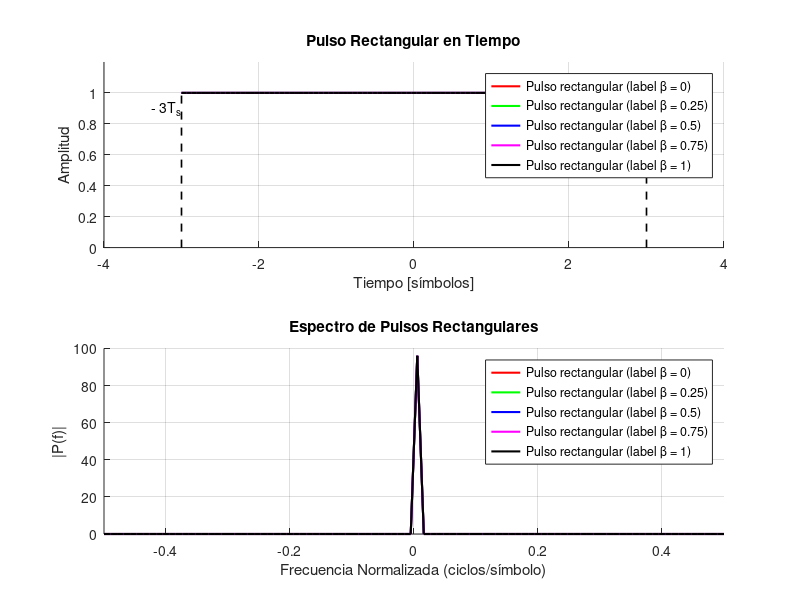

Recreate this plot in MATLAB.
%% Comparación de Pulsos Rectangulares - Tiempo y Frecuencia
clc; clear; close all;

%% 1. Parámetros
Ts = 1;           % Duración del símbolo
L  = 16;          % Muestras por símbolo
span = 6;         % Número de símbolos que abarca el pulso (para compatibilidad con RC)
roll_offs = [0 0.25 0.5 0.75 1]; % Solo para etiqueta, no afecta al pulso rectangular
colors = {'r','g','b','m','k'};  % Colores para cada curva

%% 2. Crear figura
figure('Renderer','painters');

%% 3. Graficar en tiempo
subplot(2,1,1)
hold on; grid on
xlabel('Tiempo [símbolos]')
ylabel('Amplitud')
title('Pulso Rectangular en Tiempo')
legend_entries = cell(1,length(roll_offs));

for k = 1:length(roll_offs)
    % Pulso rectangular de duración Ts
    pt = ones(1, span*L);  % mismo largo que RC para compatibilidad
    t = linspace(-span/2*Ts, span/2*Ts, length(pt));
    
    plot(t, pt, 'Color', colors{k}, 'LineWidth', 1.5)
    legend_entries{k} = ['Pulso rectangular (label \beta = ' num2str(roll_offs(k)) ')'];
end

% Marcar los límites
ymax = max(pt);
plot([-span/2, -span/2], [0 ymax], 'k--', 'LineWidth', 1.2)
plot([ span/2,  span/2], [0 ymax], 'k--', 'LineWidth', 1.2)
text(-span/2, ymax*0.9, ['- ' num2str(span/2) 'T_s'], ...
    'HorizontalAlignment','right','Color','k')
text( span/2, ymax*0.9, ['+ ' num2str(span/2) 'T_s'], ...
    'HorizontalAlignment','left','Color','k')

xlim([-span/2-1, span/2+1])
ylim([0 ymax*1.2])
legend(legend_entries, 'Location','Best')

%% 4. Graficar en frecuencia
subplot(2,1,2)
hold on; grid on
xlabel('Frecuencia Normalizada (ciclos/símbolo)')
ylabel('|P(f)|')
title('Espectro de Pulsos Rectangulares')

for k = 1:length(roll_offs)
    pt = ones(1, span*L);  % mismo pulso rectangular
    N = length(pt);
    F = linspace(-0.5, 0.5, N);
    Pt = abs(fftshift(fft(pt)));
    
    plot(F, Pt, 'Color', colors{k}, 'LineWidth', 1.5)
end

legend(legend_entries, 'Location','Best')
xlim([-0.5 0.5])
